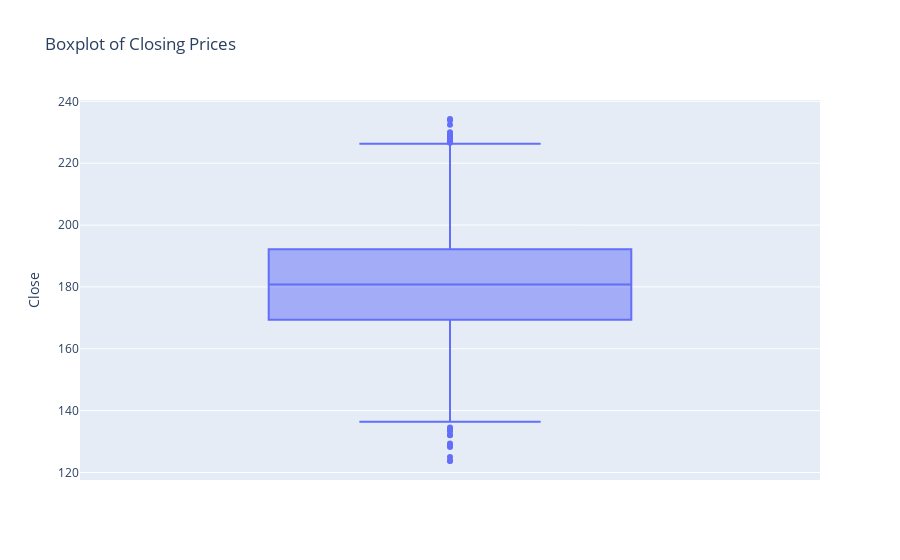

The cell this chart's notebook holds for it:
### Code cell
# Boxplot: Closing Prices
fig = px.box(stock_data, y='Close', title='Boxplot of Closing Prices', labels={'y': 'Closing Price'})
fig.show()

### Figure 1 — Plotly figure (JSON) as saved in the notebook; plotly's stock layout.template omitted (floating-point values rounded to 4 significant figures; data arrays with more than 128 entries replaced by an {"elided": "..."} marker saying what was removed)
{"data": [{"alignmentgroup": "True", "hovertemplate": "Close=%{y}<extra></extra>", "legendgroup": "", "marker": {"color": "#636efa"}, "name": "", "notched": false, "offsetgroup": "", "orientation": "v", "showlegend": false, "type": "box", "x0": " ", "xaxis": "x", "y": {"elided": "437 float values"}, "y0": " ", "yaxis": "y"}], "layout": {"boxmode": "group", "legend": {"tracegroupgap": 0}, "title": {"text": "Boxplot of Closing Prices"}, "xaxis": {"anchor": "y", "domain": [0, 1]}, "yaxis": {"anchor": "x", "domain": [0, 1], "title": {"text": "Close"}}}}
